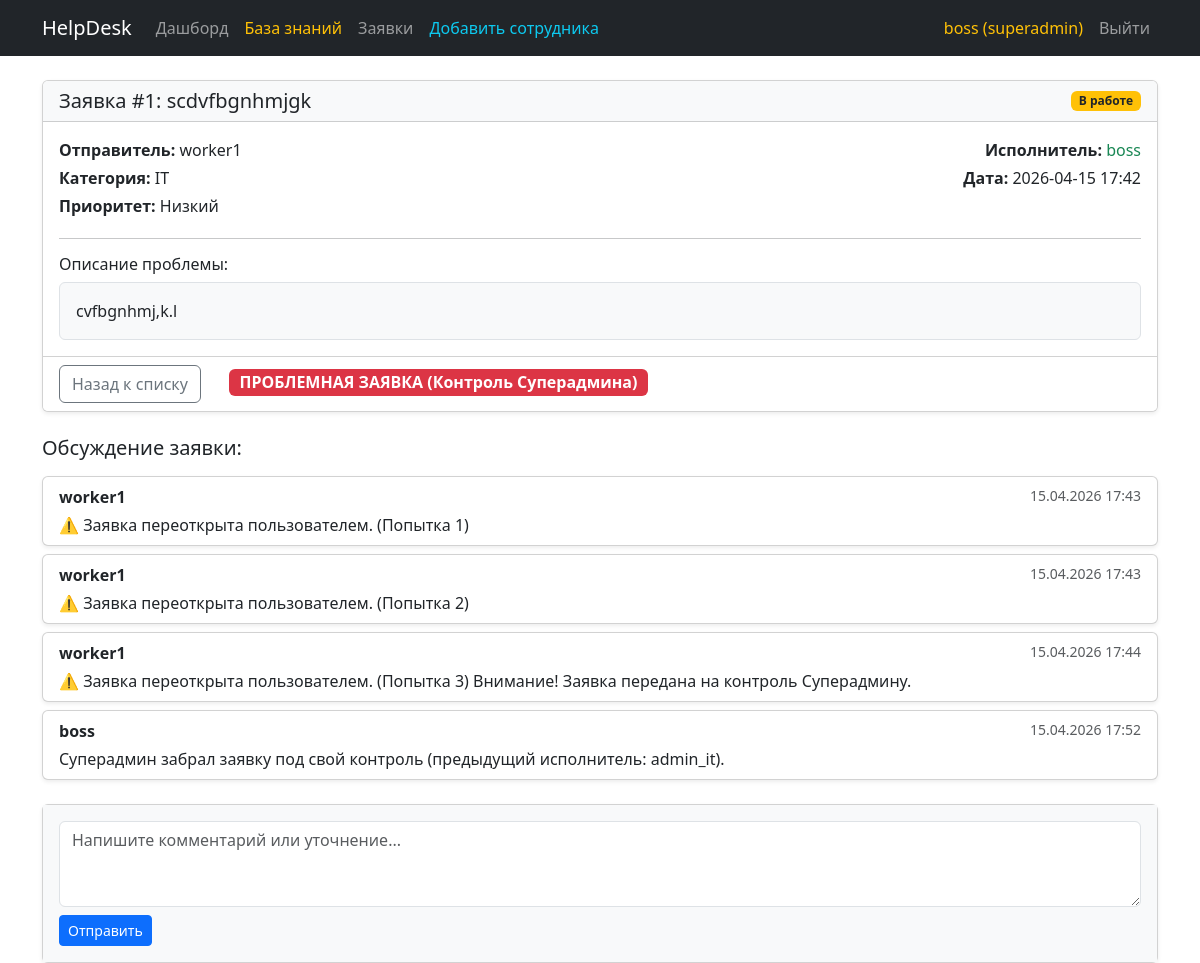
Page /tickets/1 (signed in) on the committed database.
### app/models.py (models this page shows, shortened)
class User(UserMixin, db.Model):
    id = db.Column(db.Integer, primary_key=True)
    username = db.Column(db.String(64), index=True, unique=True, nullable=False)
    email = db.Column(db.String(120), unique=True, nullable=False)  # Новое поле
    phone = db.Column(db.String(20), nullable=False)                # Новое поле
    password_hash = db.Column(db.String(128))
    role = db.Column(db.String(20), default='employee') # employee, support, superadmin
    department = db.Column(db.String(50)) # IT, 1C, HR (только для support)
    tickets_created = db.relationship('Ticket', foreign_keys='Ticket.creator_id', backref='creator', lazy='dynamic')
    tickets_assigned = db.relationship('Ticket', foreign_keys='Ticket.assignee_id', backref='assignee', lazy='dynamic')

class Ticket(db.Model):
    id = db.Column(db.Integer, primary_key=True)
    title = db.Column(db.String(100), nullable=False)
    description = db.Column(db.Text, nullable=False)
    category = db.Column(db.String(50), nullable=False)
    priority = db.Column(db.String(20), default='Средний')
    status = db.Column(db.String(20), default='Новая')
    reopen_count = db.Column(db.Integer, default=0)
    created_at = db.Column(db.DateTime, index=True, default=datetime.utcnow)
    creator_id = db.Column(db.Integer, db.ForeignKey('user.id'), nullable=False)
    assignee_id = db.Column(db.Integer, db.ForeignKey('user.id'), nullable=True)
    comments = db.relationship('Comment', backref='ticket', lazy='dynamic', cascade='all, delete')

class Comment(db.Model):
    id = db.Column(db.Integer, primary_key=True)
    text = db.Column(db.Text, nullable=False)
    created_at = db.Column(db.DateTime, default=datetime.utcnow)
    author_id = db.Column(db.Integer, db.ForeignKey('user.id'), nullable=False)
    ticket_id = db.Column(db.Integer, db.ForeignKey('ticket.id'), nullable=False)
    author = db.relationship('User', backref='comments')

### app/routes/tickets.py (the view, shortened to what this page needs)
@tickets_bp.route('/<int:id>', methods=['GET', 'POST'])
@login_required
def detail(id):
    ticket = Ticket.query.get_or_404(id)
    form = CommentForm()
    comments = ticket.comments.order_by(Comment.created_at.asc()).all()
    return render_template('tickets/detail.html', ticket=ticket, form=form, comments=comments)

### app/forms.py
class CommentForm(FlaskForm):
    text = TextAreaField('Написать комментарий...', validators=[DataRequired()])
    submit = SubmitField('Отправить')

### app/models.py (called while the page is built)
@login_manager.user_loader
def load_user(id):
    return User.query.get(int(id))

### app/templates/tickets/detail.html (shortened to what this page needs)
{% extends "base.html" %}
{% block content %}
<div class="card shadow-sm mb-4">
    <div class="card-header d-flex justify-content-between align-items-center bg-light">
        <h5 class="mb-0">Заявка #{{ ticket.id }}: {{ ticket.title }}</h5>
        <span class="badge
            {% if ticket.status == 'Новая' %}bg-danger
            {% elif ticket.status == 'В работе' %}bg-warning text-dark
            {% elif ticket.status == 'Решена' %}bg-info
            {% else %}bg-success{% endif %}">
            {{ ticket.status }}
        </span>
    </div>
    <div class="card-body">
        <div class="row mb-3">
                    <div class="col-md-6">
                        <p class="mb-1"><strong>Отправитель:</strong> {{ ticket.creator.username }}</p>
                        <p class="mb-1"><strong>Категория:</strong> {{ ticket.category }}</p>
                        <p class="mb-1"><strong>Приоритет:</strong>
                            <span class="{% if ticket.priority == 'Критический' %}text-danger fw-bold{% elif ticket.priority == 'Высокий' %}text-warning fw-bold{% endif %}">
                                {{ ticket.priority }}
                            </span>
                        </p>
                    </div>
                    <div class="col-md-6 text-md-end">
                        <p class="mb-1"><strong>Исполнитель:</strong>
                            {% if ticket.assignee %}
                                <span class="text-success">{{ ticket.assignee.username }}</span>
                            {% else %}
                                <span class="text-muted">Не назначен</span>
                            {% endif %}
                        </p>
                        <p class="mb-1"><strong>Дата:</strong> {{ ticket.created_at.strftime('%Y-%m-%d %H:%M') }}</p>
                    </div>
                </div>
        <hr>
        <h6>Описание проблемы:</h6>
        <p class="card-text bg-light p-3 rounded border" style="white-space: pre-wrap;">{{ ticket.description }}</p>
    </div>
    <div class="card-footer bg-white">
        <a href="{{ url_for('tickets.list_tickets') }}" class="btn btn-outline-secondary me-2">Назад к списку</a>
        {% if ticket.reopen_count >= 3 %}
            <span class="badge bg-danger ms-3 fs-6"> ПРОБЛЕМНАЯ ЗАЯВКА (Контроль Суперадмина)</span>
        {% endif %}
    </div>
</div>
<h5 class="mb-3">Обсуждение заявки:</h5>
<div class="mb-4">
    {% if not comments %}
        <p class="text-muted">Комментариев пока нет.</p>
    {% else %}
        {% for comment in comments %}
            <div class="card mb-2 {% if comment.author.role == 'support' %}border-info{% endif %} shadow-sm">
                <div class="card-body py-2">
                    <div class="d-flex justify-content-between">
                        <strong>
                            {{ comment.author.username }}
                        </strong>
                        <small class="text-muted">{{ comment.created_at.strftime('%d.%m.%Y %H:%M') }}</small>
                    </div>
                    <p class="mb-0 mt-1" style="white-space: pre-wrap;">{{ comment.text }}</p>
                </div>
            </div>
        {% endfor %}
    {% endif %}
</div>
{% if ticket.status != 'Закрыта' %}
<div class="card shadow-sm">
    <div class="card-body bg-light">
        <form method="POST">
            <div class="mb-2">
                {{ form.text(class="form-control", rows=3, placeholder="Напишите комментарий или уточнение...") }}
            </div>
            {{ form.submit(class="btn btn-primary btn-sm") }}
        </form>
    </div>
</div>
{% else %}
    <div class="alert alert-secondary">Заявка закрыта. Обсуждение завершено.</div>
{% endif %}
{% endblock %}

### app/templates/base.html (shortened to what this page needs)
<!DOCTYPE html>
<html lang="ru">
<head>
    <link href="https://cdn.jsdelivr.net/npm/bootstrap@5.3.0/dist/css/bootstrap.min.css" rel="stylesheet">
    <link rel="stylesheet" href="{{ url_for('static', filename='css/style.css') }}">
</head>
<body>
    <nav class="navbar navbar-expand-lg navbar-dark bg-dark">
        <div class="container">
            <a class="navbar-brand" href="{{ url_for('main.index') }}">HelpDesk</a>
            <div class="collapse navbar-collapse">
                <ul class="navbar-nav me-auto">
                    {% if current_user.is_authenticated %}
                        <li class="nav-item"><a class="nav-link" href="{{ url_for('main.dashboard') }}">Дашборд</a></li>
                        <li class="nav-item"><a class="nav-link text-warning" href="{{ url_for('knowledge.list_articles') }}">База знаний</a></li>
                        <li class="nav-item"><a class="nav-link" href="{{ url_for('tickets.list_tickets') }}">Заявки</a></li>
                        {% if current_user.role in ['support', 'superadmin'] %}
                            <li class="nav-item"><a class="nav-link text-info" href="{{ url_for('auth.create_user') }}">Добавить сотрудника</a></li>
                        {% endif %}
                    {% endif %}
                </ul>
                <ul class="navbar-nav ms-auto">
                    {% if current_user.is_authenticated %}
                        <li class="nav-item"><span class="nav-link text-warning">{{ current_user.username }} ({{ current_user.role }})</span></li>
                        <li class="nav-item"><a class="nav-link" href="{{ url_for('auth.logout') }}">Выйти</a></li>
                    {% else %}
                        <li class="nav-item"><a class="nav-link" href="{{ url_for('auth.login') }}">Войти</a></li>
                    {% endif %}
                </ul>
            </div>
        </div>
    </nav>
    <div class="container mt-4">
        {% block content %}{% endblock %}
    </div>
</body>
</html>

### rows in the picture
User: username "boss", role "superadmin", assignee.username "boss"
Ticket: id "1", title "scdvfbgnhmjgk", status "В работе", category "IT", priority "Низкий", created_at "2026-04-15 17:42", description "cvfbgnhmj,k.l"
User: creator.username "worker1"
Comment: author.username "worker1", created_at "15.04.2026 17:43", text "⚠️ Заявка переоткрыта пользователем. (Попытка 1)"
Comment: author.username "worker1", created_at "15.04.2026 17:43", text "⚠️ Заявка переоткрыта пользователем. (Попытка 2)"
Comment: author.username "worker1", created_at "15.04.2026 17:44", text "⚠️ Заявка переоткрыта пользователем. (Попытка 3) Внимание! Заявка передана на контроль Суперадмину."
Comment: author.username "boss", created_at "15.04.2026 17:52", text "Суперадмин забрал заявку под свой контроль (предыдущий исполнитель: admin_it)."
